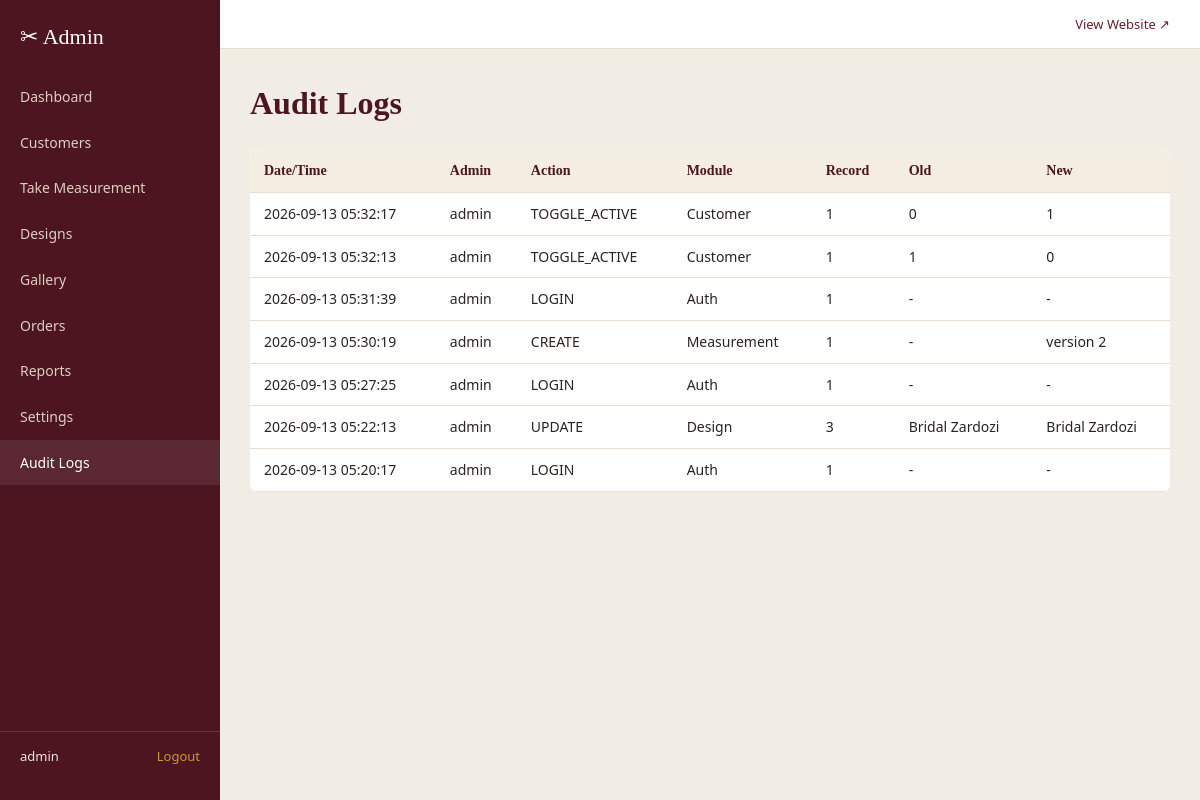
Page /admin/audit-logs (signed in) on the committed database.
### tables this page shows
CREATE TABLE audit_logs (
    id              INTEGER PRIMARY KEY AUTOINCREMENT,
    admin_user      TEXT,
    action          TEXT,
    module          TEXT,
    record_id       TEXT,
    old_value       TEXT,
    new_value       TEXT,
    created_at      TEXT NOT NULL DEFAULT (datetime('now')),
    ip_address      TEXT
);

### app/admin.py (the view)
@bp.route("/audit-logs")
@admin_login_required
def audit_logs():
    rows = db.query("SELECT * FROM audit_logs ORDER BY created_at DESC")[:200]
    return render_template("admin/audit_logs.html", logs=rows)

### app/db.py (called while the page is built)
def _connect_sqlite():
    path = current_app.config["SQLITE_PATH"]
    Path(path).parent.mkdir(parents=True, exist_ok=True)
    conn = sqlite3.connect(path)
    conn.row_factory = sqlite3.Row
    conn.execute("PRAGMA foreign_keys = ON")
    return conn

def get_db():
    if "db" not in g:
        engine = current_app.config["DB_ENGINE"]
        g.db = _connect_sqlite() if engine == "sqlite" else _connect_mssql()
        g.db_engine = engine
    return g.db

def _rows_to_dicts(cur, rows):
    columns = [col[0] for col in cur.description]
    return [dict(zip(columns, row)) for row in rows]

def query(sql, params=(), one=False):
    conn = get_db()
    cur = conn.cursor()
    cur.execute(sql, params)
    raw_rows = cur.fetchall()
    rows = _rows_to_dicts(cur, raw_rows)
    cur.close()
    if one:
        return rows[0] if rows else None
    return rows

### app/utils.py (called while the page is built)
def admin_login_required(view):
    @wraps(view)
    def wrapped(*args, **kwargs):
        if not session.get("admin_id"):
            flash("Please login as admin to continue.", "warning")
            return redirect(url_for("auth.admin_login", next=request.path))
        return view(*args, **kwargs)
    return wrapped

### templates/admin/audit_logs.html
{% extends "admin/base.html" %}
{% block content %}
<h1>Audit Logs</h1>
<table>
  <thead><tr><th>Date/Time</th><th>Admin</th><th>Action</th><th>Module</th><th>Record</th><th>Old</th><th>New</th></tr></thead>
  <tbody>
  {% for l in logs %}
    <tr>
      <td>{{ l.created_at }}</td>
      <td>{{ l.admin_user }}</td>
      <td>{{ l.action }}</td>
      <td>{{ l.module }}</td>
      <td>{{ l.record_id }}</td>
      <td>{{ l.old_value or '-' }}</td>
      <td>{{ l.new_value or '-' }}</td>
    </tr>
  {% else %}
    <tr><td colspan="7" class="muted">No audit records yet.</td></tr>
  {% endfor %}
  </tbody>
</table>
{% endblock %}

### static/css/style.css (style rules this page uses)
:root { --maroon: #6b1e2b; --maroon-dark: #4c1520; --gold: #c8983b; --cream: #faf6f0; --ink: #2b2320; --muted: #766a63; --border: #e7ddd0; --success: #2e7d4f; --danger: #b33a3a; --warning: #a8711f; --info: #2f6a8f; --radius: 10px; }
* { box-sizing: border-box; }
body { margin: 0; font-family: "Segoe UI", "Helvetica Neue", Arial, sans-serif; color: var(--ink); background: var(--cream); line-height: 1.55; }
h1, h2, h3, h4 { font-family: Georgia, "Times New Roman", serif; color: var(--maroon-dark); margin-top: 0; }
table { width: 100%; border-collapse: collapse; background: #fff; border-radius: 8px; overflow: hidden; }
th, td { text-align: left; padding: 10px 14px; border-bottom: 1px solid var(--border); font-size: 14px; }
th { background: #f4ede2; color: var(--maroon-dark); font-family: Georgia, serif; }
.admin-body { background: #f2ede4; }

### rows in the picture
audit_logs: created_at "2026-09-13 05:32:17", admin_user "admin", action "TOGGLE_ACTIVE", module "Customer", record_id "1", old_value "0", new_value "1"
audit_logs: created_at "2026-09-13 05:32:13", admin_user "admin", action "TOGGLE_ACTIVE", module "Customer", record_id "1", old_value "1", new_value "0"
audit_logs: created_at "2026-09-13 05:31:39", admin_user "admin", action "LOGIN", module "Auth", record_id "1", old_value "-", new_value "-"
audit_logs: created_at "2026-09-13 05:30:19", admin_user "admin", action "CREATE", module "Measurement", record_id "1", old_value "-", new_value "version 2"
audit_logs: created_at "2026-09-13 05:27:25", admin_user "admin", action "LOGIN", module "Auth", record_id "1", old_value "-", new_value "-"
audit_logs: created_at "2026-09-13 05:22:13", admin_user "admin", action "UPDATE", module "Design", record_id "3", old_value "Bridal Zardozi", new_value "Bridal Zardozi"
audit_logs: created_at "2026-09-13 05:20:17", admin_user "admin", action "LOGIN", module "Auth", record_id "1", old_value "-", new_value "-"

### other values in the picture
{{ session.get('admin_username','') }} "admin"
